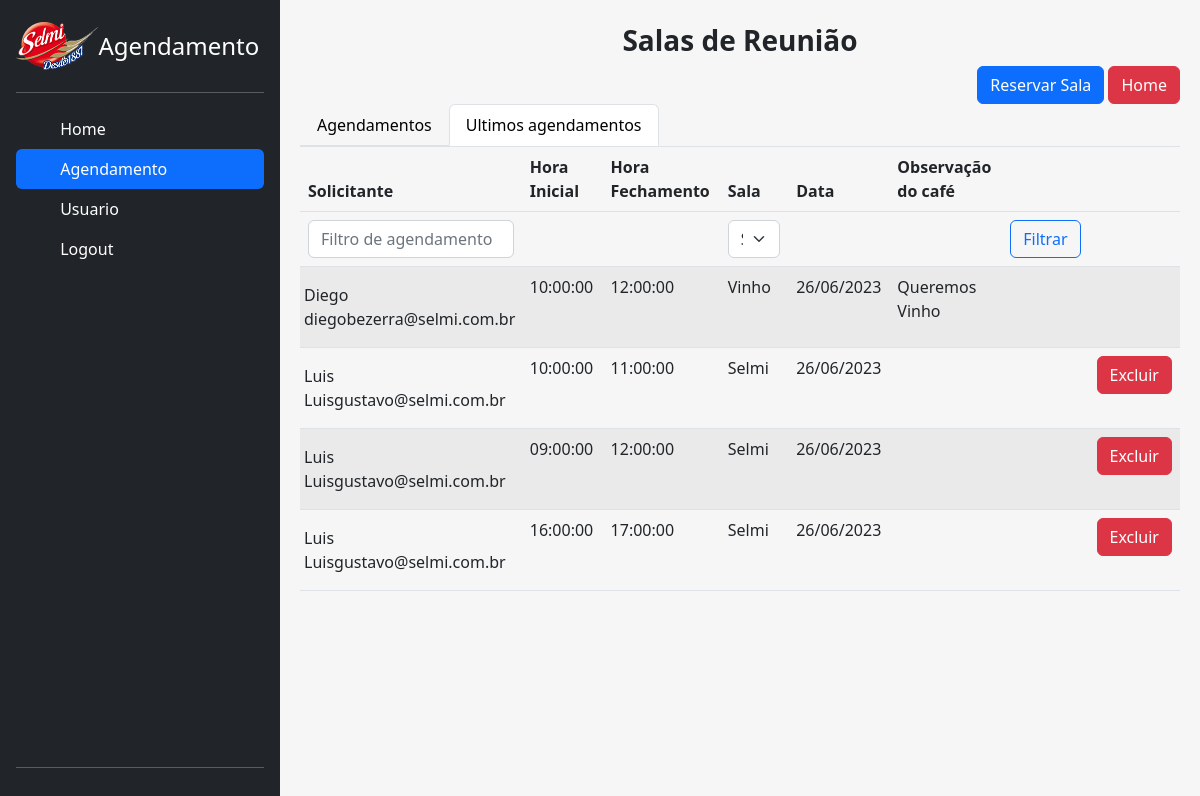
The page /index.php?menu=agendamento&tab=historyAgenda (signed in) on the database its author committed.
### tables this page shows
CREATE TABLE `salas` (
  `id` int(11) NOT NULL,
  `sol_name` varchar(45) NOT NULL,
  `sol_email` varchar(45) NOT NULL,
  `hora_ini` time NOT NULL,
  `hora_fim` time NOT NULL,
  `sala` varchar(45) NOT NULL,
  `obs_cafe` varchar(45) NOT NULL,
  `data` date NOT NULL,
  `usuarioId` int(11) DEFAULT NULL
);

### src/config/class_agenda.php (called while the page is built, shortened)
<?php
class DatabaseAgenda  extends Dbconfig
{
    public function Lendo_Dados_Agenda()
    {
        $mysql_conn = $this->connect();
        $sql = "SELECT id, sol_name, sol_email, hora_ini, hora_fim, sala, obs_cafe, data, usuarioId  FROM salas ORDER BY data DESC";
        $agenda = $mysql_conn->query($sql);
        return $agenda;
    }
};

### src/pages/agenda/agendamento.php (the view, shortened to what this page needs)
<?php
include_once("./src/components/header.php");
include_once("./src/components/sidebar.php");
$URL_ATUAL = "http://$_SERVER[HTTP_HOST]";
$option_tab = array(
    array("item_nav" => "Agendamentos", "slug" => "agendamentos"),
    array("item_nav" => "Ultimos agendamentos", "slug" => "historyAgenda"),
);
if (isset($_GET['tab'])) {
    $tab = $_GET['tab'];
} else {
    $tab = "agendamentos";
}
?>
<div class="content-wrapper bg-principal w-100" id="viewAgenda">
    <section class="content">
        <div class="row">
            <div class="col-md-12">
                <div class="box box-primary">
                    <div class="box-header with-border mt-4" align="center">
                        <h3 class="box-title"><b>Salas de Reunião</b></h3>
                    </div>
                    <div align="right">
                        <a href="index.php?menu=reservarSala" class="btn btn-primary">Reservar Sala</a>
                        <a href='<?php echo "$URL_ATUAL/" ?>' class="btn btn-danger">Home</a>
                    </div>
                    <div class="nav nav-tabs">
                        <ul class="nav nav-tabs">
                            <?php foreach ($option_tab as $item) : ?>
                                <li class="nav-item">
                                    <a class="nav-link text-black <?php
                                                                    if (strval($item['slug']) === strval($tab)) {
                                                                        echo "active";
                                                                    } else {
                                                                        echo "text-black";
                                                                    } ?>" href="index.php?menu=agendamento&tab=<?= $item['slug'] ?>">
                                        <?php echo $item['item_nav'] ?>
                                    </a>
                                </li>
                            <?php endforeach ?>
                        </ul>
                    </div>
                    <div class="table table-responsive <?php if (strval($tab) === "agendamentos") {
                                                            echo "d-none";
                                                        } ?>">
                        <table class='table table-striped' id="agenda">
                            <thead>
                                <tr>
                                    <th>Solicitante</th>
                                    <th>Hora Inicial</th>
                                    <th>Hora Fechamento</th>
                                    <th>Sala</th>
                                    <th>Data</th>
                                    <th>Observação do café</th>
                                </tr>
                                <tr>
                                    <form role="" method="POST">
                                        <th>
                                            <input class="form-control" name="search" type="text" id="" autofocus placeholder="Filtro de agendamento" />
                                        </th>
                                        <th>
                                        </th>
                                        <th>
                                        </th>
                                        <th>
                                            <select class="form-select text-capitalize" aria-label="Default select example" name="sala">
                                                <option value="" selected>Sala</option>
                                            </select>
                                        </th>
                                        <th>
                                        </th>
                                        <th>
                                        </th>
                                        <th>
                                            <button class="btn btn-outline-primary">Filtrar</button>
                                        </th>
                                    </form>
                                </tr>
                            </thead>
                            <tbody id="xxxxxxxx">
                                <?php foreach ($agenda as $row) : ?>
                                    <tr <?php
                                        $data_de_hoje = date('Y-m-d');
                                        if ($data_de_hoje > $row['data']) {
                                            echo "class=''";
                                        } else {
                                            echo "class='d-none'";
                                        }
                                        ?>>
                                        <td class="p-3">
                                            <div class='col'>
                                                <div class='row text-capitalize'><?= htmlspecialchars($row['sol_name']) ?></div>
                                                <div class='row'><?= htmlspecialchars($row['sol_email']) ?></div>
                                            </div>
                                        </td>
                                        <td><?= htmlspecialchars($row['hora_ini']) ?></td>
                                        <td><?= htmlspecialchars($row['hora_fim']) ?></td>
                                        <td class="text-capitalize"><?= htmlspecialchars($row['sala']) ?></td>
                                        <td>
                                            <?=
                                            htmlspecialchars(date_format(date_create($row['data']), "d/m/Y"));
                                            ?>
                                        </td>
                                        <td class="text-capitalize"><?= htmlspecialchars($row['obs_cafe']) ?></td>
                                        <td>
                                        </td>
                                        <td>
                                            <?php
                                            $id = $row['id'];
                                            if ($_SESSION['userStatus'] === "admin" || $_SESSION['auth'] === $row['usuarioId']) {
                                                echo " <a class='btn btn-danger text-white' href='./index.php?menu=excluirAgendamento&id=$id'>Excluir</a>";
                                            } else {
                                                echo "";
                                            }
                                            ?>
                                        </td>
                                    </tr>
                                <?php endforeach; ?>
                            </tbody>
                        </table>
                    </div>
                </div>
            </div>
        </div>
    </section>
</div>
<?php
include_once("./src/components/footer.php");
?>

### src/components/header.php (style rules this page uses)
body { overflow: hidden; }
.bg-principal { background-color: #F6F6F6; height: 100vh; padding: 0 20px; overflow: auto; }

### rows shown on the page
salas: sol_name "Diego", sol_email "diegobezerra@selmi.com.br", hora_ini "10:00:00", hora_fim "12:00:00", sala "Vinho", data "26/06/2023", obs_cafe "Queremos Vinho"
salas: sol_name "Luis", sol_email "Luisgustavo@selmi.com.br", hora_ini "10:00:00", hora_fim "11:00:00", sala "Selmi", data "26/06/2023"
salas: sol_name "Luis", sol_email "Luisgustavo@selmi.com.br", hora_ini "09:00:00", hora_fim "12:00:00", sala "Selmi", data "26/06/2023"
salas: sol_name "Luis", sol_email "Luisgustavo@selmi.com.br", hora_ini "16:00:00", hora_fim "17:00:00", sala "Selmi", data "26/06/2023"

### other values the page prints
$item['item_menu'] "Agendamento"
$item['item_menu'] "Home"
$item['item_nav'] "Agendamentos"
$item['item_nav'] "Ultimos agendamentos"
